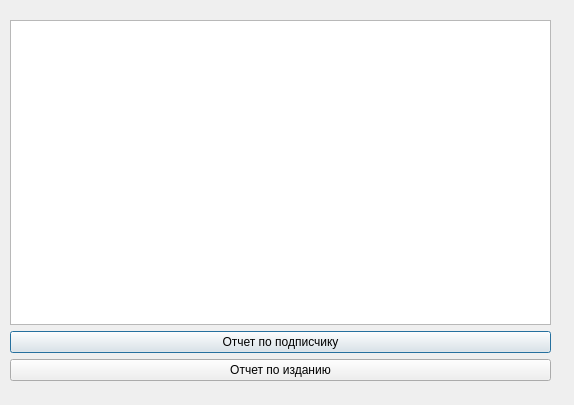
<?xml version="1.0" encoding="UTF-8"?>
<ui version="4.0">
 <class>Reports</class>
 <widget class="QDialog" name="Reports">
  <property name="geometry">
   <rect>
    <x>0</x>
    <y>0</y>
    <width>574</width>
    <height>405</height>
   </rect>
  </property>
  <property name="windowTitle">
   <string>Dialog</string>
  </property>
  <widget class="QWidget" name="layoutWidget">
   <property name="geometry">
    <rect>
     <x>10</x>
     <y>20</y>
     <width>541</width>
     <height>361</height>
    </rect>
   </property>
   <layout class="QVBoxLayout" name="verticalLayout">
    <item>
     <widget class="QTableView" name="repView"/>
    </item>
    <item>
     <widget class="QPushButton" name="forsubs">
      <property name="text">
       <string>Отчет по подписчику</string>
      </property>
     </widget>
    </item>
    <item>
     <widget class="QPushButton" name="forizd">
      <property name="text">
       <string>Отчет по изданию</string>
      </property>
     </widget>
    </item>
   </layout>
  </widget>
 </widget>
 <resources/>
 <connections/>
</ui>
